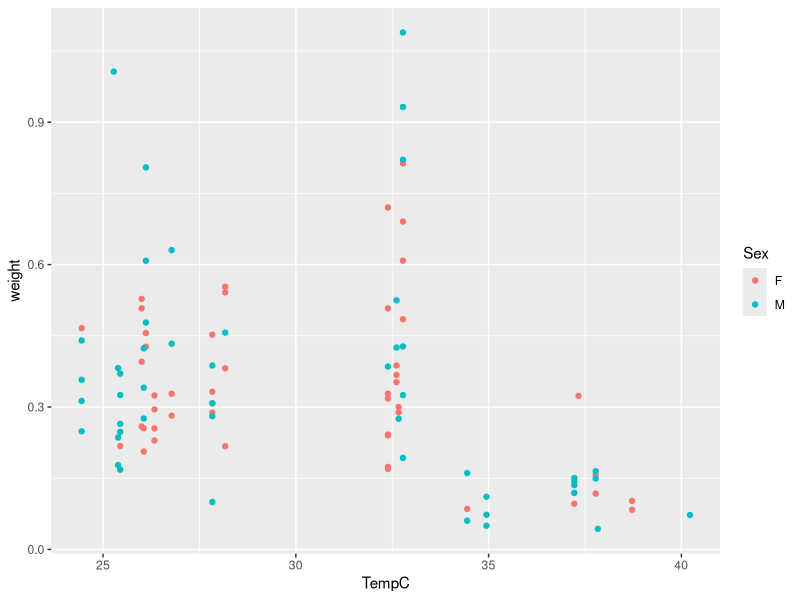

This chart was generated by the following R code:
## ---- chunk 1
library(tidyverse)
## ---- chunk 2
data <- read_csv("raw_data/data.csv")
## ---- chunk 3
data
## ---- chunk 4
ggplot(data, aes(x = TempC, y = weight, color = Sex)) +
    geom_point()
